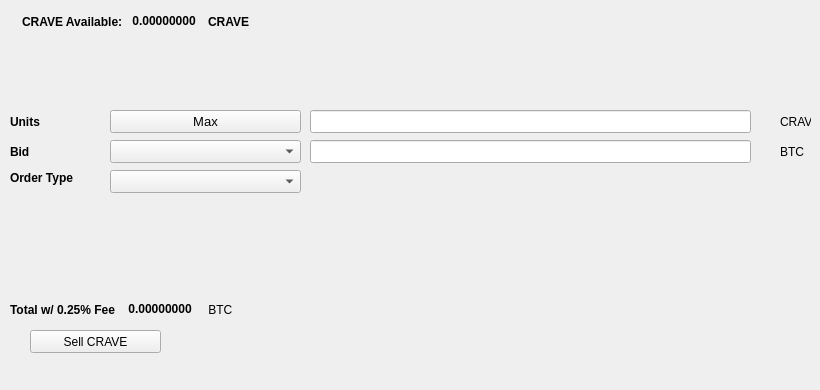
   <widget class="QWidget" name="SellTab">
    <attribute name="title">
     <string>Sell</string>
    </attribute>
    <widget class="QLabel" name="label_16">
     <property name="geometry">
      <rect>
       <x>780</x>
       <y>140</y>
       <width>31</width>
       <height>23</height>
      </rect>
     </property>
     <property name="text">
      <string>BTC</string>
     </property>
    </widget>
    <widget class="QComboBox" name="SellBidcomboBox">
     <property name="geometry">
      <rect>
       <x>110</x>
       <y>140</y>
       <width>191</width>
       <height>23</height>
      </rect>
     </property>
     <property name="font">
      <font>
       <pointsize>10</pointsize>
      </font>
     </property>
    </widget>
    <widget class="QLabel" name="label_18">
     <property name="geometry">
      <rect>
       <x>10</x>
       <y>110</y>
       <width>46</width>
       <height>23</height>
      </rect>
     </property>
     <property name="font">
      <font>
       <weight>75</weight>
       <bold>true</bold>
      </font>
     </property>
     <property name="text">
      <string>Units</string>
     </property>
    </widget>
    <widget class="QPushButton" name="Sell_Max_Amount">
     <property name="geometry">
      <rect>
       <x>110</x>
       <y>110</y>
       <width>191</width>
       <height>23</height>
      </rect>
     </property>
     <property name="font">
      <font>
       <pointsize>10</pointsize>
      </font>
     </property>
     <property name="text">
      <string>Max</string>
     </property>
    </widget>
    <widget class="QLabel" name="label_20">
     <property name="geometry">
      <rect>
       <x>10</x>
       <y>170</y>
       <width>91</width>
       <height>16</height>
      </rect>
     </property>
     <property name="font">
      <font>
       <weight>75</weight>
       <bold>true</bold>
      </font>
     </property>
     <property name="text">
      <string>Order Type</string>
     </property>
    </widget>
    <widget class="QComboBox" name="SellOrdertypeCombo">
     <property name="geometry">
      <rect>
       <x>110</x>
       <y>170</y>
       <width>191</width>
       <height>23</height>
      </rect>
     </property>
     <property name="font">
      <font>
       <pointsize>10</pointsize>
      </font>
     </property>
    </widget>
    <widget class="QLabel" name="label_21">
     <property name="geometry">
      <rect>
       <x>10</x>
       <y>140</y>
       <width>46</width>
       <height>23</height>
      </rect>
     </property>
     <property name="font">
      <font>
       <weight>75</weight>
       <bold>true</bold>
      </font>
     </property>
     <property name="text">
      <string>Bid</string>
     </property>
    </widget>
    <widget class="QLabel" name="label_22">
     <property name="geometry">
      <rect>
       <x>780</x>
       <y>110</y>
       <width>31</width>
       <height>23</height>
      </rect>
     </property>
     <property name="text">
      <string>CRAVE</string>
     </property>
    </widget>
    <widget class="QLineEdit" name="UnitsInputCRAVE">
     <property name="geometry">
      <rect>
       <x>310</x>
       <y>110</y>
       <width>441</width>
       <height>23</height>
      </rect>
     </property>
     <property name="font">
      <font>
       <pointsize>9</pointsize>
       <weight>75</weight>
       <bold>true</bold>
      </font>
     </property>
    </widget>
    <widget class="QLineEdit" name="SellBidPriceEdit">
     <property name="geometry">
      <rect>
       <x>310</x>
       <y>140</y>
       <width>441</width>
       <height>23</height>
      </rect>
     </property>
     <property name="font">
      <font>
       <pointsize>9</pointsize>
       <weight>75</weight>
       <bold>true</bold>
      </font>
     </property>
    </widget>
    <widget class="QPushButton" name="SellCRAVEBTN">
     <property name="geometry">
      <rect>
       <x>30</x>
       <y>330</y>
       <width>131</width>
       <height>23</height>
      </rect>
     </property>
     <property name="text">
      <string>Sell CRAVE</string>
     </property>
     <property name="icon">
      <iconset resource="../crave">
       <normaloff>:/icons/bitcoin</normaloff>:/icons/bitcoin</iconset>
     </property>
    </widget>
    <widget class="QWidget" name="layoutWidget3">
     <property name="geometry">
      <rect>
       <x>22</x>
       <y>12</y>
       <width>258</width>
       <height>19</height>
      </rect>
     </property>
     <layout class="QHBoxLayout" name="horizontalLayout">
      <item>
       <widget class="QLabel" name="label232_2">
        <property name="font">
         <font>
          <weight>75</weight>
          <bold>true</bold>
         </font>
        </property>
        <property name="text">
         <string>CRAVE Available:</string>
        </property>
       </widget>
      </item>
      <item>
       <widget class="QLabel" name="CRAVEAvailableLabel">
        <property name="palette">
         <palette>
          <active>
           <colorrole role="WindowText">
            <brush brushstyle="SolidPattern">
             <color alpha="255">
              <red>0</red>
              <green>0</green>
              <blue>0</blue>
             </color>
            </brush>
           </colorrole>
           <colorrole role="Button">
            <brush brushstyle="SolidPattern">
             <color alpha="255">
              <red>0</red>
              <green>170</green>
              <blue>0</blue>
             </color>
            </brush>
           </colorrole>
           <colorrole role="Light">
            <brush brushstyle="SolidPattern">
             <color alpha="255">
              <red>0</red>
              <green>255</green>
              <blue>0</blue>
             </color>
            </brush>
           </colorrole>
           <colorrole role="Midlight">
            <brush brushstyle="SolidPattern">
             <color alpha="255">
              <red>0</red>
              <green>212</green>
              <blue>0</blue>
             </color>
            </brush>
           </colorrole>
           <colorrole role="Dark">
            <brush brushstyle="SolidPattern">
             <color alpha="255">
              <red>0</red>
              <green>85</green>
              <blue>0</blue>
             </color>
            </brush>
           </colorrole>
           <colorrole role="Mid">
            <brush brushstyle="SolidPattern">
             <color alpha="255">
              <red>0</red>
              <green>113</green>
              <blue>0</blue>
             </color>
            </brush>
           </colorrole>
           <colorrole role="Text">
            <brush brushstyle="SolidPattern">
             <color alpha="255">
              <red>0</red>
              <green>170</green>
              <blue>0</blue>
             </color>
            </brush>
           </colorrole>
           <colorrole role="BrightText">
            <brush brushstyle="SolidPattern">
             <color alpha="255">
              <red>255</red>
              <green>255</green>
              <blue>255</blue>
             </color>
            </brush>
           </colorrole>
           <colorrole role="ButtonText">
            <brush brushstyle="SolidPattern">
             <color alpha="255">
              <red>0</red>
              <green>0</green>
              <blue>0</blue>
             </color>
            </brush>
           </colorrole>
           <colorrole role="Base">
            <brush brushstyle="SolidPattern">
             <color alpha="255">
              <red>255</red>
              <green>255</green>
              <blue>255</blue>
             </color>
            </brush>
           </colorrole>
           <colorrole role="Window">
            <brush brushstyle="SolidPattern">
             <color alpha="255">
              <red>0</red>
              <green>170</green>
              <blue>0</blue>
             </color>
            </brush>
           </colorrole>
           <colorrole role="Shadow">
            <brush brushstyle="SolidPattern">
             <color alpha="255">
              <red>0</red>
              <green>0</green>
              <blue>0</blue>
             </color>
            </brush>
           </colorrole>
           <colorrole role="AlternateBase">
            <brush brushstyle="SolidPattern">
             <color alpha="255">
              <red>127</red>
              <green>212</green>
              <blue>127</blue>
             </color>
            </brush>
           </colorrole>
           <colorrole role="ToolTipBase">
            <brush brushstyle="SolidPattern">
             <color alpha="255">
              <red>255</red>
              <green>255</green>
              <blue>220</blue>
             </color>
            </brush>
           </colorrole>
           <colorrole role="ToolTipText">
            <brush brushstyle="SolidPattern">
             <color alpha="255">
              <red>0</red>
              <green>0</green>
              <blue>0</blue>
             </color>
            </brush>
           </colorrole>
          </active>
          <inactive>
           <colorrole role="WindowText">
            <brush brushstyle="SolidPattern">
             <color alpha="255">
              <red>0</red>
              <green>0</green>
              <blue>0</blue>
             </color>
            </brush>
           </colorrole>
           <colorrole role="Button">
            <brush brushstyle="SolidPattern">
             <color alpha="255">
              <red>0</red>
              <green>170</green>
              <blue>0</blue>
             </color>
            </brush>
           </colorrole>
           <colorrole role="Light">
            <brush brushstyle="SolidPattern">
             <color alpha="255">
              <red>0</red>
              <green>255</green>
              <blue>0</blue>
             </color>
            </brush>
           </colorrole>
           <colorrole role="Midlight">
            <brush brushstyle="SolidPattern">
             <color alpha="255">
              <red>0</red>
              <green>212</green>
              <blue>0</blue>
             </color>
            </brush>
           </colorrole>
           <colorrole role="Dark">
            <brush brushstyle="SolidPattern">
             <color alpha="255">
              <red>0</red>
              <green>85</green>
              <blue>0</blue>
             </color>
            </brush>
           </colorrole>
           <colorrole role="Mid">
            <brush brushstyle="SolidPattern">
             <color alpha="255">
              <red>0</red>
              <green>113</green>
              <blue>0</blue>
             </color>
            </brush>
           </colorrole>
           <colorrole role="Text">
            <brush brushstyle="SolidPattern">
             <color alpha="255">
              <red>0</red>
              <green>170</green>
              <blue>0</blue>
             </color>
            </brush>
           </colorrole>
           <colorrole role="BrightText">
            <brush brushstyle="SolidPattern">
             <color alpha="255">
              <red>255</red>
              <green>255</green>
              <blue>255</blue>
             </color>
            </brush>
           </colorrole>
           <colorrole role="ButtonText">
            <brush brushstyle="SolidPattern">
             <color alpha="255">
              <red>0</red>
              <green>0</green>
              <blue>0</blue>
             </color>
            </brush>
           </colorrole>
           <colorrole role="Base">
            <brush brushstyle="SolidPattern">
             <color alpha="255">
              <red>255</red>
              <green>255</green>
              <blue>255</blue>
             </color>
            </brush>
           </colorrole>
           <colorrole role="Window">
            <brush brushstyle="SolidPattern">
             <color alpha="255">
              <red>0</red>
              <green>170</green>
              <blue>0</blue>
             </color>
            </brush>
           </colorrole>
           <colorrole role="Shadow">
            <brush brushstyle="SolidPattern">
             <color alpha="255">
              <red>0</red>
              <green>0</green>
              <blue>0</blue>
             </color>
            </brush>
           </colorrole>
           <colorrole role="AlternateBase">
            <brush brushstyle="SolidPattern">
             <color alpha="255">
              <red>127</red>
              <green>212</green>
              <blue>127</blue>
             </color>
            </brush>
           </colorrole>
           <colorrole role="ToolTipBase">
            <brush brushstyle="SolidPattern">
             <color alpha="255">
              <red>255</red>
              <green>255</green>
              <blue>220</blue>
             </color>
            </brush>
           </colorrole>
           <colorrole role="ToolTipText">
            <brush brushstyle="SolidPattern">
             <color alpha="255">
              <red>0</red>
              <green>0</green>
              <blue>0</blue>
             </color>
            </brush>
           </colorrole>
          </inactive>
          <disabled>
           <colorrole role="WindowText">
            <brush brushstyle="SolidPattern">
             <color alpha="255">
              <red>0</red>
              <green>85</green>
              <blue>0</blue>
             </color>
            </brush>
           </colorrole>
           <colorrole role="Button">
            <brush brushstyle="SolidPattern">
             <color alpha="255">
              <red>0</red>
              <green>170</green>
              <blue>0</blue>
             </color>
            </brush>
           </colorrole>
           <colorrole role="Light">
            <brush brushstyle="SolidPattern">
             <color alpha="255">
              <red>0</red>
              <green>255</green>
              <blue>0</blue>
             </color>
            </brush>
           </colorrole>
           <colorrole role="Midlight">
            <brush brushstyle="SolidPattern">
             <color alpha="255">
              <red>0</red>
              <green>212</green>
              <blue>0</blue>
             </color>
            </brush>
           </colorrole>
           <colorrole role="Dark">
            <brush brushstyle="SolidPattern">
             <color alpha="255">
              <red>0</red>
              <green>85</green>
              <blue>0</blue>
             </color>
            </brush>
           </colorrole>
           <colorrole role="Mid">
            <brush brushstyle="SolidPattern">
             <color alpha="255">
              <red>0</red>
              <green>113</green>
              <blue>0</blue>
             </color>
            </brush>
           </colorrole>
           <colorrole role="Text">
            <brush brushstyle="SolidPattern">
             <color alpha="255">
              <red>0</red>
              <green>85</green>
              <blue>0</blue>
             </color>
            </brush>
           </colorrole>
           <colorrole role="BrightText">
            <brush brushstyle="SolidPattern">
             <color alpha="255">
              <red>255</red>
              <green>255</green>
              <blue>255</blue>
             </color>
            </brush>
           </colorrole>
           <colorrole role="ButtonText">
            <brush brushstyle="SolidPattern">
             <color alpha="255">
              <red>0</red>
              <green>85</green>
              <blue>0</blue>
             </color>
            </brush>
           </colorrole>
           <colorrole role="Base">
            <brush brushstyle="SolidPattern">
             <color alpha="255">
              <red>0</red>
              <green>170</green>
              <blue>0</blue>
             </color>
            </brush>
           </colorrole>
           <colorrole role="Window">
            <brush brushstyle="SolidPattern">
             <color alpha="255">
              <red>0</red>
              <green>170</green>
              <blue>0</blue>
             </color>
            </brush>
           </colorrole>
           <colorrole role="Shadow">
            <brush brushstyle="SolidPattern">
             <color alpha="255">
              <red>0</red>
              <green>0</green>
              <blue>0</blue>
             </color>
            </brush>
           </colorrole>
           <colorrole role="AlternateBase">
            <brush brushstyle="SolidPattern">
             <color alpha="255">
              <red>0</red>
              <green>170</green>
              <blue>0</blue>
             </color>
            </brush>
           </colorrole>
           <colorrole role="ToolTipBase">
            <brush brushstyle="SolidPattern">
             <color alpha="255">
              <red>255</red>
              <green>255</green>
              <blue>220</blue>
             </color>
            </brush>
           </colorrole>
           <colorrole role="ToolTipText">
            <brush brushstyle="SolidPattern">
             <color alpha="255">
              <red>0</red>
              <green>0</green>
              <blue>0</blue>
             </color>
            </brush>
           </colorrole>
          </disabled>
         </palette>
        </property>
        <property name="font">
         <font>
          <weight>75</weight>
          <bold>true</bold>
         </font>
        </property>
        <property name="text">
         <string> 0.00000000 </string>
        </property>
        <property name="textInteractionFlags">
         <set>Qt::LinksAccessibleByMouse|Qt::TextSelectableByKeyboard|Qt::TextSelectableByMouse</set>
        </property>
       </widget>
      </item>
      <item>
       <widget class="QLabel" name="labelCRAVE">
        <property name="font">
         <font>
          <weight>75</weight>
          <bold>true</bold>
         </font>
        </property>
        <property name="text">
         <string>CRAVE</string>
        </property>
       </widget>
      </item>
     </layout>
    </widget>
    <widget class="QWidget" name="layoutWidget">
     <property name="geometry">
      <rect>
       <x>10</x>
       <y>300</y>
       <width>268</width>
       <height>19</height>
      </rect>
     </property>
     <layout class="QHBoxLayout" name="horizontalLayout_2">
      <item>
       <widget class="QLabel" name="label_19">
        <property name="font">
         <font>
          <weight>75</weight>
          <bold>true</bold>
         </font>
        </property>
        <property name="text">
         <string>Total w/ 0.25% Fee </string>
        </property>
       </widget>
      </item>
      <item>
       <widget class="QLabel" name="SellCostLabel">
        <property name="palette">
         <palette>
          <active>
           <colorrole role="WindowText">
            <brush brushstyle="SolidPattern">
             <color alpha="255">
              <red>0</red>
              <green>0</green>
              <blue>0</blue>
             </color>
            </brush>
           </colorrole>
           <colorrole role="Button">
            <brush brushstyle="SolidPattern">
             <color alpha="255">
              <red>0</red>
              <green>170</green>
              <blue>0</blue>
             </color>
            </brush>
           </colorrole>
           <colorrole role="Light">
            <brush brushstyle="SolidPattern">
             <color alpha="255">
              <red>0</red>
              <green>255</green>
              <blue>0</blue>
             </color>
            </brush>
           </colorrole>
           <colorrole role="Midlight">
            <brush brushstyle="SolidPattern">
             <color alpha="255">
              <red>0</red>
              <green>212</green>
              <blue>0</blue>
             </color>
            </brush>
           </colorrole>
           <colorrole role="Dark">
            <brush brushstyle="SolidPattern">
             <color alpha="255">
              <red>0</red>
              <green>85</green>
              <blue>0</blue>
             </color>
            </brush>
           </colorrole>
           <colorrole role="Mid">
            <brush brushstyle="SolidPattern">
             <color alpha="255">
              <red>0</red>
              <green>113</green>
              <blue>0</blue>
             </color>
            </brush>
           </colorrole>
           <colorrole role="Text">
            <brush brushstyle="SolidPattern">
             <color alpha="255">
              <red>0</red>
              <green>170</green>
              <blue>0</blue>
             </color>
            </brush>
           </colorrole>
           <colorrole role="BrightText">
            <brush brushstyle="SolidPattern">
             <color alpha="255">
              <red>255</red>
              <green>255</green>
              <blue>255</blue>
             </color>
            </brush>
           </colorrole>
           <colorrole role="ButtonText">
            <brush brushstyle="SolidPattern">
             <color alpha="255">
              <red>0</red>
              <green>0</green>
              <blue>0</blue>
             </color>
            </brush>
           </colorrole>
           <colorrole role="Base">
            <brush brushstyle="SolidPattern">
             <color alpha="255">
              <red>255</red>
              <green>255</green>
              <blue>255</blue>
             </color>
            </brush>
           </colorrole>
           <colorrole role="Window">
            <brush brushstyle="SolidPattern">
             <color alpha="255">
              <red>0</red>
              <green>170</green>
              <blue>0</blue>
             </color>
            </brush>
           </colorrole>
           <colorrole role="Shadow">
            <brush brushstyle="SolidPattern">
             <color alpha="255">
              <red>0</red>
              <green>0</green>
              <blue>0</blue>
             </color>
            </brush>
           </colorrole>
           <colorrole role="AlternateBase">
            <brush brushstyle="SolidPattern">
             <color alpha="255">
              <red>127</red>
              <green>212</green>
              <blue>127</blue>
             </color>
            </brush>
           </colorrole>
           <colorrole role="ToolTipBase">
            <brush brushstyle="SolidPattern">
             <color alpha="255">
              <red>255</red>
              <green>255</green>
              <blue>220</blue>
             </color>
            </brush>
           </colorrole>
           <colorrole role="ToolTipText">
            <brush brushstyle="SolidPattern">
             <color alpha="255">
              <red>0</red>
              <green>0</green>
              <blue>0</blue>
             </color>
            </brush>
           </colorrole>
          </active>
          <inactive>
           <colorrole role="WindowText">
            <brush brushstyle="SolidPattern">
             <color alpha="255">
              <red>0</red>
              <green>0</green>
              <blue>0</blue>
             </color>
            </brush>
           </colorrole>
           <colorrole role="Button">
            <brush brushstyle="SolidPattern">
             <color alpha="255">
              <red>0</red>
              <green>170</green>
              <blue>0</blue>
             </color>
            </brush>
           </colorrole>
           <colorrole role="Light">
            <brush brushstyle="SolidPattern">
             <color alpha="255">
              <red>0</red>
              <green>255</green>
              <blue>0</blue>
             </color>
            </brush>
           </colorrole>
           <colorrole role="Midlight">
            <brush brushstyle="SolidPattern">
             <color alpha="255">
              <red>0</red>
              <green>212</green>
              <blue>0</blue>
             </color>
            </brush>
           </colorrole>
           <colorrole role="Dark">
            <brush brushstyle="SolidPattern">
             <color alpha="255">
              <red>0</red>
              <green>85</green>
              <blue>0</blue>
             </color>
            </brush>
           </colorrole>
           <colorrole role="Mid">
            <brush brushstyle="SolidPattern">
             <color alpha="255">
              <red>0</red>
              <green>113</green>
              <blue>0</blue>
             </color>
            </brush>
           </colorrole>
           <colorrole role="Text">
            <brush brushstyle="SolidPattern">
             <color alpha="255">
              <red>0</red>
              <green>170</green>
              <blue>0</blue>
             </color>
            </brush>
           </colorrole>
           <colorrole role="BrightText">
            <brush brushstyle="SolidPattern">
             <color alpha="255">
              <red>255</red>
              <green>255</green>
              <blue>255</blue>
             </color>
            </brush>
           </colorrole>
           <colorrole role="ButtonText">
            <brush brushstyle="SolidPattern">
             <color alpha="255">
              <red>0</red>
              <green>0</green>
              <blue>0</blue>
             </color>
            </brush>
           </colorrole>
           <colorrole role="Base">
            <brush brushstyle="SolidPattern">
             <color alpha="255">
              <red>255</red>
              <green>255</green>
              <blue>255</blue>
             </color>
            </brush>
           </colorrole>
           <colorrole role="Window">
            <brush brushstyle="SolidPattern">
             <color alpha="255">
              <red>0</red>
              <green>170</green>
              <blue>0</blue>
             </color>
            </brush>
           </colorrole>
           <colorrole role="Shadow">
            <brush brushstyle="SolidPattern">
             <color alpha="255">
              <red>0</red>
              <green>0</green>
              <blue>0</blue>
             </color>
            </brush>
           </colorrole>
           <colorrole role="AlternateBase">
            <brush brushstyle="SolidPattern">
             <color alpha="255">
              <red>127</red>
              <green>212</green>
              <blue>127</blue>
             </color>
            </brush>
           </colorrole>
           <colorrole role="ToolTipBase">
            <brush brushstyle="SolidPattern">
             <color alpha="255">
              <red>255</red>
              <green>255</green>
              <blue>220</blue>
             </color>
            </brush>
           </colorrole>
           <colorrole role="ToolTipText">
            <brush brushstyle="SolidPattern">
             <color alpha="255">
              <red>0</red>
              <green>0</green>
              <blue>0</blue>
             </color>
            </brush>
           </colorrole>
          </inactive>
          <disabled>
           <colorrole role="WindowText">
            <brush brushstyle="SolidPattern">
             <color alpha="255">
              <red>0</red>
              <green>85</green>
              <blue>0</blue>
             </color>
            </brush>
           </colorrole>
           <colorrole role="Button">
            <brush brushstyle="SolidPattern">
             <color alpha="255">
              <red>0</red>
              <green>170</green>
              <blue>0</blue>
             </color>
            </brush>
           </colorrole>
           <colorrole role="Light">
            <brush brushstyle="SolidPattern">
             <color alpha="255">
              <red>0</red>
              <green>255</green>
              <blue>0</blue>
             </color>
            </brush>
           </colorrole>
           <colorrole role="Midlight">
            <brush brushstyle="SolidPattern">
             <color alpha="255">
              <red>0</red>
              <green>212</green>
              <blue>0</blue>
             </color>
            </brush>
           </colorrole>
           <colorrole role="Dark">
            <brush brushstyle="SolidPattern">
             <color alpha="255">
              <red>0</red>
              <green>85</green>
              <blue>0</blue>
             </color>
            </brush>
           </colorrole>
           <colorrole role="Mid">
            <brush brushstyle="SolidPattern">
             <color alpha="255">
              <red>0</red>
              <green>113</green>
              <blue>0</blue>
             </color>
            </brush>
           </colorrole>
           <colorrole role="Text">
            <brush brushstyle="SolidPattern">
             <color alpha="255">
              <red>0</red>
              <green>85</green>
              <blue>0</blue>
             </color>
            </brush>
           </colorrole>
           <colorrole role="BrightText">
            <brush brushstyle="SolidPattern">
             <color alpha="255">
              <red>255</red>
              <green>255</green>
              <blue>255</blue>
             </color>
            </brush>
           </colorrole>
           <colorrole role="ButtonText">
            <brush brushstyle="SolidPattern">
             <color alpha="255">
              <red>0</red>
              <green>85</green>
              <blue>0</blue>
             </color>
            </brush>
           </colorrole>
           <colorrole role="Base">
            <brush brushstyle="SolidPattern">
             <color alpha="255">
              <red>0</red>
              <green>170</green>
              <blue>0</blue>
             </color>
            </brush>
           </colorrole>
           <colorrole role="Window">
            <brush brushstyle="SolidPattern">
             <color alpha="255">
              <red>0</red>
              <green>170</green>
              <blue>0</blue>
             </color>
            </brush>
           </colorrole>
           <colorrole role="Shadow">
            <brush brushstyle="SolidPattern">
             <color alpha="255">
              <red>0</red>
              <green>0</green>
              <blue>0</blue>
             </color>
            </brush>
           </colorrole>
           <colorrole role="AlternateBase">
            <brush brushstyle="SolidPattern">
             <color alpha="255">
              <red>0</red>
              <green>170</green>
              <blue>0</blue>
             </color>
            </brush>
           </colorrole>
           <colorrole role="ToolTipBase">
            <brush brushstyle="SolidPattern">
             <color alpha="255">
              <red>255</red>
              <green>255</green>
              <blue>220</blue>
             </color>
            </brush>
           </colorrole>
           <colorrole role="ToolTipText">
            <brush brushstyle="SolidPattern">
             <color alpha="255">
              <red>0</red>
              <green>0</green>
              <blue>0</blue>
             </color>
            </brush>
           </colorrole>
          </disabled>
         </palette>
        </property>
        <property name="font">
         <font>
          <weight>75</weight>
          <bold>true</bold>
         </font>
        </property>
        <property name="autoFillBackground">
         <bool>false</bool>
        </property>
        <property name="text">
         <string> 0.00000000</string>
        </property>
        <property name="textInteractionFlags">
         <set>Qt::LinksAccessibleByMouse|Qt::TextSelectableByMouse</set>
        </property>
       </widget>
      </item>
      <item>
       <widget class="QLabel" name="label_17">
        <property name="font">
         <font>
          <weight>50</weight>
          <bold>false</bold>
         </font>
        </property>
        <property name="text">
         <string> BTC</string>
        </property>
       </widget>
      </item>
     </layout>
    </widget>
    <widget class="QLabel" name="label_23">
     <property name="geometry">
      <rect>
       <x>460</x>
       <y>300</y>
       <width>281</width>
       <height>81</height>
      </rect>
     </property>
     <property name="text">
      <string/>
     </property>
     <property name="pixmap">
      <pixmap>:/images/bittrex</pixmap>
     </property>
    </widget>
   </widget>
